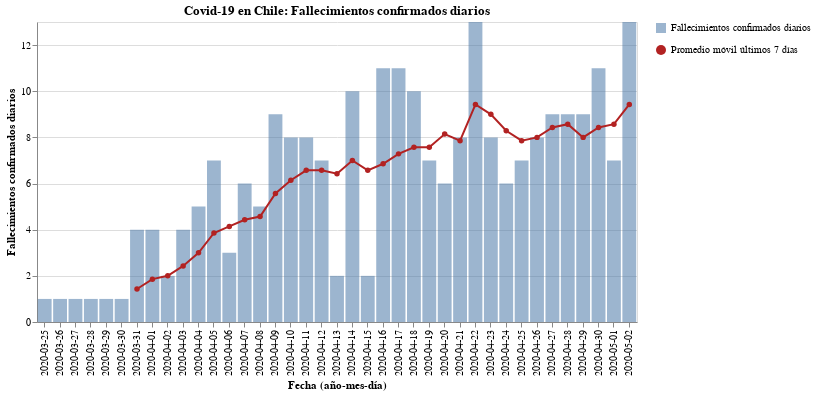

Notebook source saved alongside this figure:
### Code cell
#hide_input
bars = alt.Chart(new_deaths).mark_bar(opacity=0.7).encode(
    x = alt.X('Dates:N', axis=alt.Axis(title='Fecha (año-mes-día)')),
    y = alt.Y('New_deaths:Q', axis=alt.Axis(title='Fallecimientos confirmados diarios')),
    tooltip = ['Dates', 'New_deaths'],
    opacity=alt.Opacity('Fallecimientos confirmados diarios', legend=alt.Legend(title=""))
)

line = alt.Chart(new_deaths).mark_line(point={
      "filled": True,
      "fill": "firebrick"
    }, color='firebrick').encode(
    x=alt.X('Dates:N', axis=alt.Axis(title='Fecha (año-mes-día)')),
    y = alt.Y('Rolling:Q'),
    shape=alt.Shape('Promedio móvil últimos 7 días', legend=alt.Legend(title=""))
)

(bars + line).properties(
    title='Covid-19 en Chile: Fallecimientos confirmados diarios',
    width=600
)

### Figure 1 — Vega-Lite specification as saved in the notebook (floating-point values rounded to 4 significant figures)
{"config": {"view": {"continuousWidth": 400, "continuousHeight": 300}}, "layer": [{"mark": {"type": "bar", "opacity": 0.7}, "encoding": {"opacity": {"type": "nominal", "field": "Fallecimientos confirmados diarios", "legend": {"title": ""}}, "tooltip": [{"type": "nominal", "field": "Dates"}, {"type": "quantitative", "field": "New_deaths"}], "x": {"type": "nominal", "axis": {"title": "Fecha (año-mes-día)"}, "field": "Dates"}, "y": {"type": "quantitative", "axis": {"title": "Fallecimientos confirmados diarios"}, "field": "New_deaths"}}}, {"mark": {"type": "line", "color": "firebrick", "point": {"filled": true, "fill": "firebrick"}}, "encoding": {"shape": {"type": "nominal", "field": "Promedio móvil últimos 7 días", "legend": {"title": ""}}, "x": {"type": "nominal", "axis": {"title": "Fecha (año-mes-día)"}, "field": "Dates"}, "y": {"type": "quantitative", "field": "Rolling"}}}], "data": {"name": "data-260e85ebbc2acb88e7bee1139ccdad87"}, "title": "Covid-19 en Chile: Fallecimientos confirmados diarios", "width": 600, "$schema": "https://vega.github.io/schema/vega-lite/v4.8.1.json", "datasets": {"data-260e85ebbc2acb88e7bee1139ccdad87": [{"Dates": "2020-03-25", "New_deaths": 1, "Rolling": null, "Fallecimientos confirmados diarios": "Fallecimientos confirmados diarios", "Promedio móvil últimos 7 días": "Promedio móvil últimos 7 días"}, {"Dates": "2020-03-26", "New_deaths": 1, "Rolling": null, "Fallecimientos confirmados diarios": "Fallecimientos confirmados diarios", "Promedio móvil últimos 7 días": "Promedio móvil últimos 7 días"}, {"Dates": "2020-03-27", "New_deaths": 1, "Rolling": null, "Fallecimientos confirmados diarios": "Fallecimientos confirmados diarios", "Promedio móvil últimos 7 días": "Promedio móvil últimos 7 días"}, {"Dates": "2020-03-28", "New_deaths": 1, "Rolling": null, "Fallecimientos confirmados diarios": "Fallecimientos confirmados diarios", "Promedio móvil últimos 7 días": "Promedio móvil últimos 7 días"}, {"Dates": "2020-03-29", "New_deaths": 1, "Rolling": null, "Fallecimientos confirmados diarios": "Fallecimientos confirmados diarios", "Promedio móvil últimos 7 días": "Promedio móvil últimos 7 días"}, {"Dates": "2020-03-30", "New_deaths": 1, "Rolling": null, "Fallecimientos confirmados diarios": "Fallecimientos confirmados diarios", "Promedio móvil últimos 7 días": "Promedio móvil últimos 7 días"}, {"Dates": "2020-03-31", "New_deaths": 4, "Rolling": 1.429, "Fallecimientos confirmados diarios": "Fallecimientos confirmados diarios", "Promedio móvil últimos 7 días": "Promedio móvil últimos 7 días"}, {"Dates": "2020-04-01", "New_deaths": 4, "Rolling": 1.857, "Fallecimientos confirmados diarios": "Fallecimientos confirmados diarios", "Promedio móvil últimos 7 días": "Promedio móvil últimos 7 días"}, {"Dates": "2020-04-02", "New_deaths": 2, "Rolling": 2.0, "Fallecimientos confirmados diarios": "Fallecimientos confirmados diarios", "Promedio móvil últimos 7 días": "Promedio móvil últimos 7 días"}, {"Dates": "2020-04-03", "New_deaths": 4, "Rolling": 2.429, "Fallecimientos confirmados diarios": "Fallecimientos confirmados diarios", "Promedio móvil últimos 7 días": "Promedio móvil últimos 7 días"}, {"Dates": "2020-04-04", "New_deaths": 5, "Rolling": 3.0, "Fallecimientos confirmados diarios": "Fallecimientos confirmados diarios", "Promedio móvil últimos 7 días": "Promedio móvil últimos 7 días"}, {"Dates": "2020-04-05", "New_deaths": 7, "Rolling": 3.857, "Fallecimientos confirmados diarios": "Fallecimientos confirmados diarios", "Promedio móvil últimos 7 días": "Promedio móvil últimos 7 días"}, {"Dates": "2020-04-06", "New_deaths": 3, "Rolling": 4.143, "Fallecimientos confirmados diarios": "Fallecimientos confirmados diarios", "Promedio móvil últimos 7 días": "Promedio móvil últimos 7 días"}, {"Dates": "2020-04-07", "New_deaths": 6, "Rolling": 4.429, "Fallecimientos confirmados diarios": "Fallecimientos confirmados diarios", "Promedio móvil últimos 7 días": "Promedio móvil últimos 7 días"}, {"Dates": "2020-04-08", "New_deaths": 5, "Rolling": 4.571, "Fallecimientos confirmados diarios": "Fallecimientos confirmados diarios", "Promedio móvil últimos 7 días": "Promedio móvil últimos 7 días"}, {"Dates": "2020-04-09", "New_deaths": 9, "Rolling": 5.571, "Fallecimientos confirmados diarios": "Fallecimientos confirmados diarios", "Promedio móvil últimos 7 días": "Promedio móvil últimos 7 días"}, {"Dates": "2020-04-10", "New_deaths": 8, "Rolling": 6.143, "Fallecimientos confirmados diarios": "Fallecimientos confirmados diarios", "Promedio móvil últimos 7 días": "Promedio móvil últimos 7 días"}, {"Dates": "2020-04-11", "New_deaths": 8, "Rolling": 6.571, "Fallecimientos confirmados diarios": "Fallecimientos confirmados diarios", "Promedio móvil últimos 7 días": "Promedio móvil últimos 7 días"}, {"Dates": "2020-04-12", "New_deaths": 7, "Rolling": 6.571, "Fallecimientos confirmados diarios": "Fallecimientos confirmados diarios", "Promedio móvil últimos 7 días": "Promedio móvil últimos 7 días"}, {"Dates": "2020-04-13", "New_deaths": 2, "Rolling": 6.429, "Fallecimientos confirmados diarios": "Fallecimientos confirmados diarios", "Promedio móvil últimos 7 días": "Promedio móvil últimos 7 días"}, {"Dates": "2020-04-14", "New_deaths": 10, "Rolling": 7.0, "Fallecimientos confirmados diarios": "Fallecimientos confirmados diarios", "Promedio móvil últimos 7 días": "Promedio móvil últimos 7 días"}, {"Dates": "2020-04-15", "New_deaths": 2, "Rolling": 6.571, "Fallecimientos confirmados diarios": "Fallecimientos confirmados diarios", "Promedio móvil últimos 7 días": "Promedio móvil últimos 7 días"}, {"Dates": "2020-04-16", "New_deaths": 11, "Rolling": 6.857, "Fallecimientos confirmados diarios": "Fallecimientos confirmados diarios", "Promedio móvil últimos 7 días": "Promedio móvil últimos 7 días"}, {"Dates": "2020-04-17", "New_deaths": 11, "Rolling": 7.286, "Fallecimientos confirmados diarios": "Fallecimientos confirmados diarios", "Promedio móvil últimos 7 días": "Promedio móvil últimos 7 días"}, {"Dates": "2020-04-18", "New_deaths": 10, "Rolling": 7.571, "Fallecimientos confirmados diarios": "Fallecimientos confirmados diarios", "Promedio móvil últimos 7 días": "Promedio móvil últimos 7 días"}, {"Dates": "2020-04-19", "New_deaths": 7, "Rolling": 7.571, "Fallecimientos confirmados diarios": "Fallecimientos confirmados diarios", "Promedio móvil últimos 7 días": "Promedio móvil últimos 7 días"}, {"Dates": "2020-04-20", "New_deaths": 6, "Rolling": 8.143, "Fallecimientos confirmados diarios": "Fallecimientos confirmados diarios", "Promedio móvil últimos 7 días": "Promedio móvil últimos 7 días"}, {"Dates": "2020-04-21", "New_deaths": 8, "Rolling": 7.857, "Fallecimientos confirmados diarios": "Fallecimientos confirmados diarios", "Promedio móvil últimos 7 días": "Promedio móvil últimos 7 días"}, {"Dates": "2020-04-22", "New_deaths": 13, "Rolling": 9.429, "Fallecimientos confirmados diarios": "Fallecimientos confirmados diarios", "Promedio móvil últimos 7 días": "Promedio móvil últimos 7 días"}, {"Dates": "2020-04-23", "New_deaths": 8, "Rolling": 9.0, "Fallecimientos confirmados diarios": "Fallecimientos confirmados diarios", "Promedio móvil últimos 7 días": "Promedio móvil últimos 7 días"}, {"Dates": "2020-04-24", "New_deaths": 6, "Rolling": 8.286, "Fallecimientos confirmados diarios": "Fallecimientos confirmados diarios", "Promedio móvil últimos 7 días": "Promedio móvil últimos 7 días"}, {"Dates": "2020-04-25", "New_deaths": 7, "Rolling": 7.857, "Fallecimientos confirmados diarios": "Fallecimientos confirmados diarios", "Promedio móvil últimos 7 días": "Promedio móvil últimos 7 días"}, {"Dates": "2020-04-26", "New_deaths": 8, "Rolling": 8.0, "Fallecimientos confirmados diarios": "Fallecimientos confirmados diarios", "Promedio móvil últimos 7 días": "Promedio móvil últimos 7 días"}, {"Dates": "2020-04-27", "New_deaths": 9, "Rolling": 8.429, "Fallecimientos confirmados diarios": "Fallecimientos confirmados diarios", "Promedio móvil últimos 7 días": "Promedio móvil últimos 7 días"}, {"Dates": "2020-04-28", "New_deaths": 9, "Rolling": 8.571, "Fallecimientos confirmados diarios": "Fallecimientos confirmados diarios", "Promedio móvil últimos 7 días": "Promedio móvil últimos 7 días"}, {"Dates": "2020-04-29", "New_deaths": 9, "Rolling": 8.0, "Fallecimientos confirmados diarios": "Fallecimientos confirmados diarios", "Promedio móvil últimos 7 días": "Promedio móvil últimos 7 días"}, {"Dates": "2020-04-30", "New_deaths": 11, "Rolling": 8.429, "Fallecimientos confirmados diarios": "Fallecimientos confirmados diarios", "Promedio móvil últimos 7 días": "Promedio móvil últimos 7 días"}, {"Dates": "2020-05-01", "New_deaths": 7, "Rolling": 8.571, "Fallecimientos confirmados diarios": "Fallecimientos confirmados diarios", "Promedio móvil últimos 7 días": "Promedio móvil últimos 7 días"}, {"Dates": "2020-05-02", "New_deaths": 13, "Rolling": 9.429, "Fallecimientos confirmados diarios": "Fallecimientos confirmados diarios", "Promedio móvil últimos 7 días": "Promedio móvil últimos 7 días"}]}}
